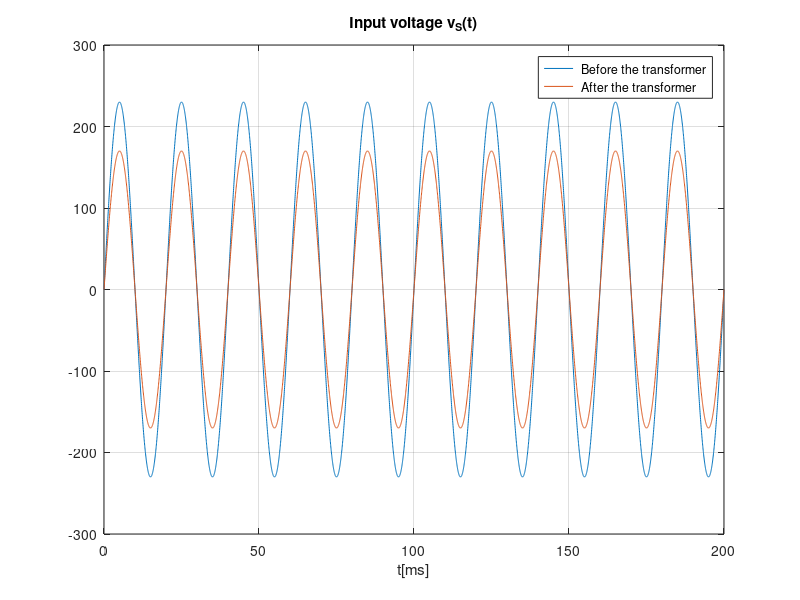
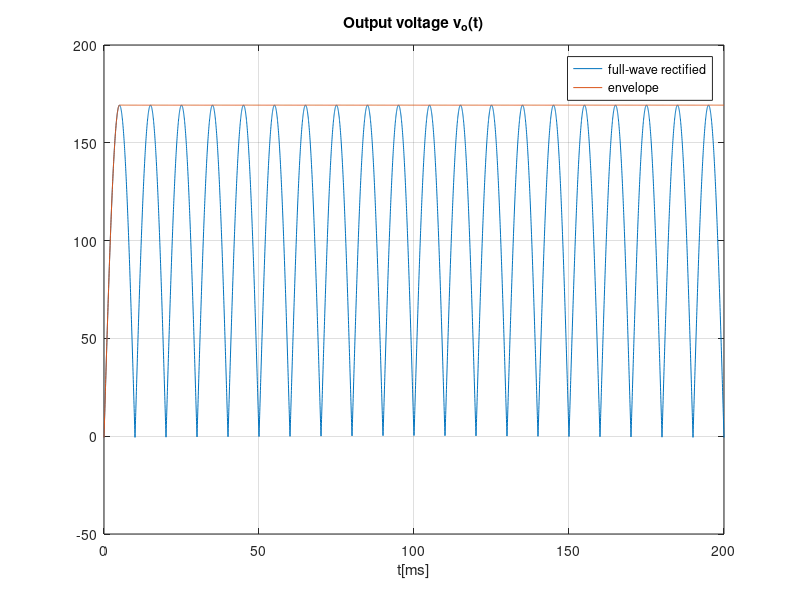

MATLAB code for these plots, in order:
close all 
clear all
f=50;
w=2*pi*f;
R=300e3
C=150e-6

%envelope detector
A=230*0.73896;  %%%%%transformador
t=linspace(0, 200e-3, 5000);
vT = 230 * sin(w*t);
vS = A * sin(w*t);
vOhr = zeros(1, length(t));
vO = zeros(1, length(t));

tOFF = 1/w * atan(-C*R*w);
k = 1;
vOnexp = A*sin(w*tOFF)*exp(-(t-tOFF)/R/C);



figure
plot(t*1000, vT)
hold
plot(t*1000, vS)
grid on
title("Input voltage v_S(t)")
xlabel ("t[ms]")
legend(" Before the transformer", " After the transformer")
print ("inputWave.eps", "-depsc");

figure
for i=1:length(t)   %%%%%retificador de onda completa
  if (vS(i) > 0)
    vOhr(i) = vS(i) - 0.7;
  else
    vOhr(i) = -vS(i)-0.7;
  endif
endfor

plot(t*1000, vOhr)
hold

for i=1:length(t)
  if t(i) < tOFF
    vO(i) = vOhr(i);
  elseif vOnexp(i) > vOhr(i)
    vO(i) = vOnexp(i);
  else 
    vO(i) = vOhr(i);
    tOFFA(k) = tOFF;
    k = k+1;
    tOFF = tOFF + 1/(2*f);
    vOnexp =abs( (A - 0.7)*sin(w*tOFF))*exp(-(t-tOFF)/R/C);
  endif
endfor

plot(t*1000, vO)
grid on
title("Output voltage v_o(t)")
xlabel ("t[ms]")
legend("full-wave rectified","envelope")
print ("venvlope.eps", "-depsc");

